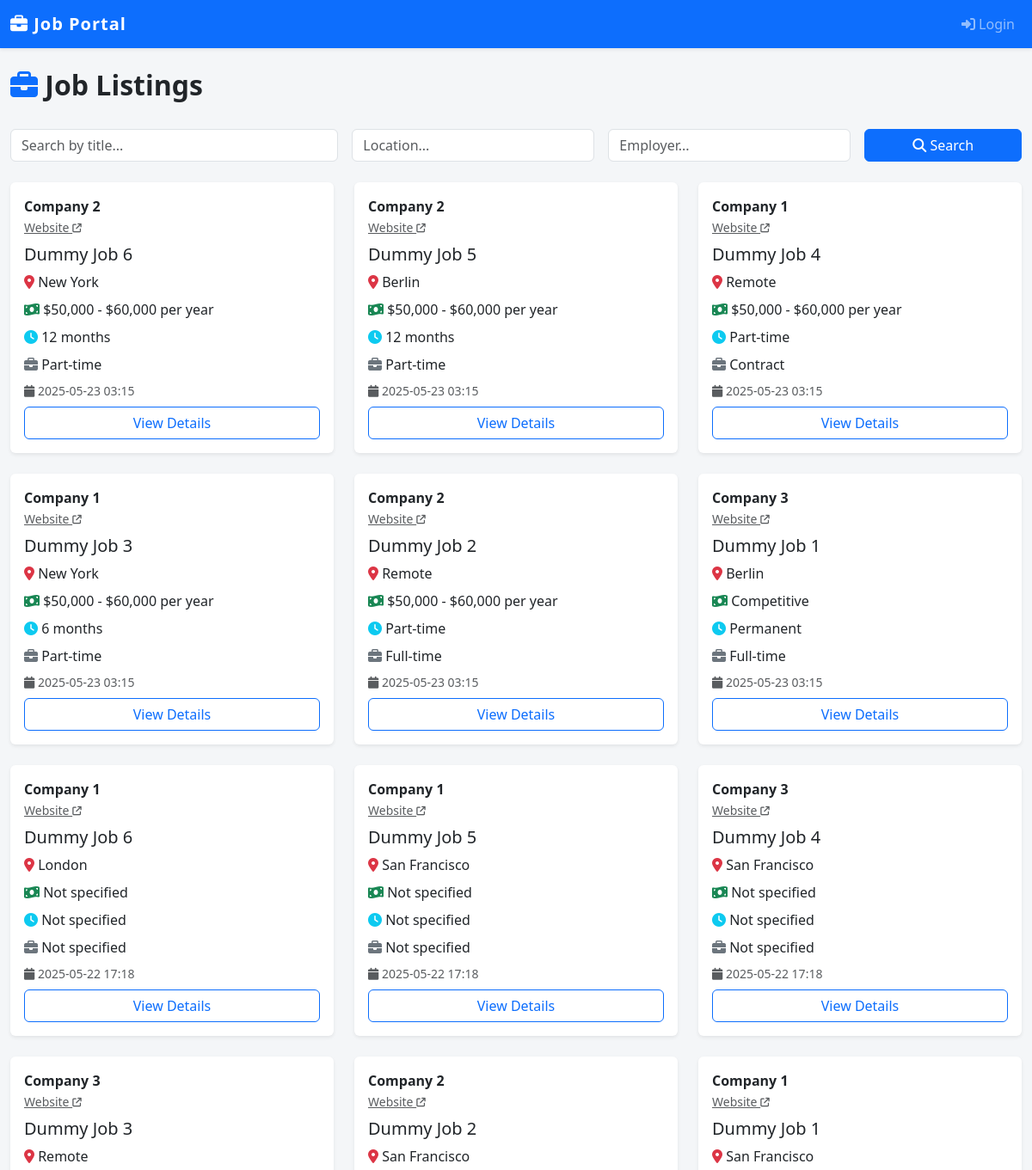
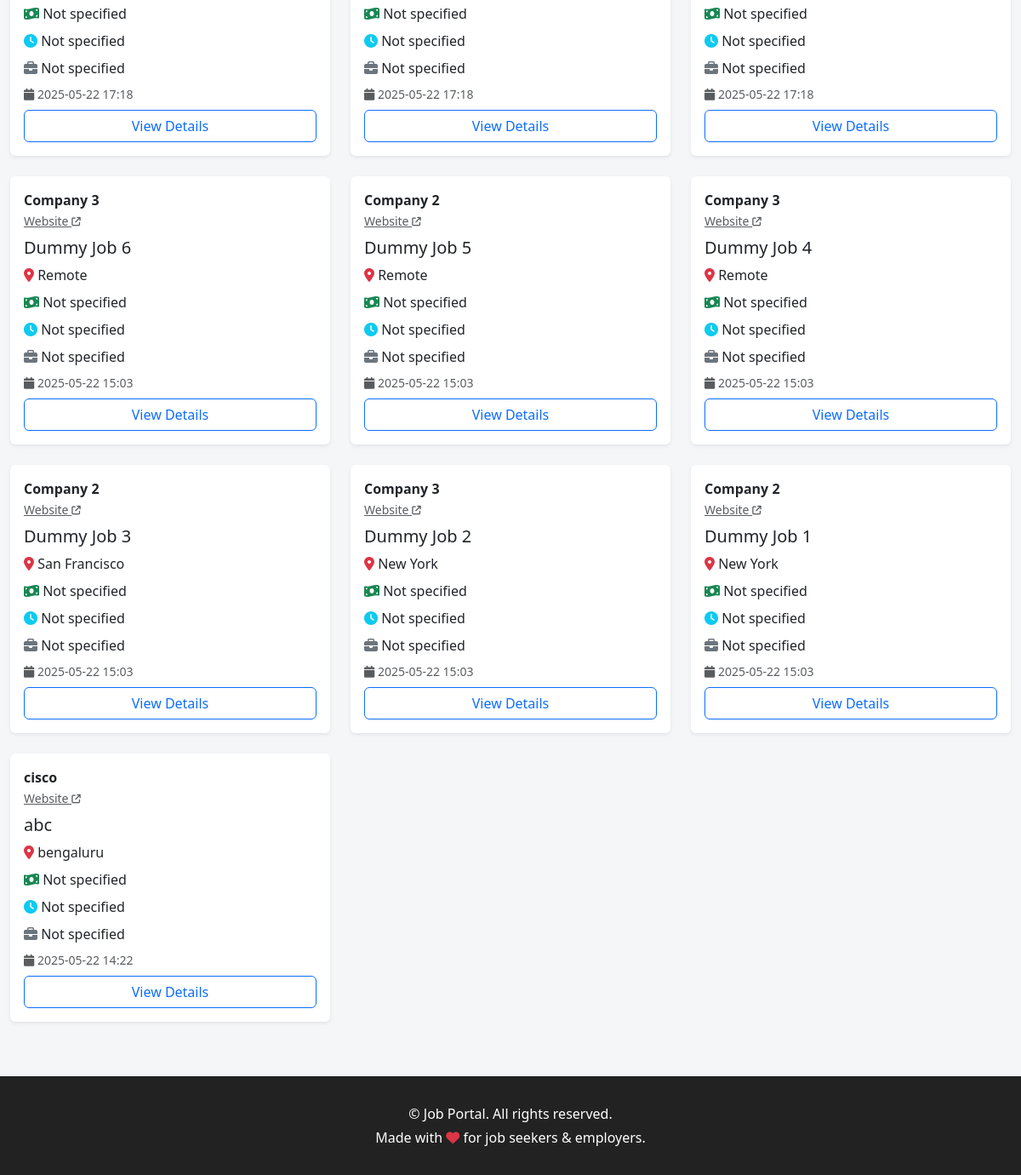
Screenshot of /jobs/ with the database file from the repository (2 pictures, top to bottom).
### jobs/models.py (models this page shows, shortened)
class Job(models.Model):
    employer = models.ForeignKey(User, on_delete=models.CASCADE, limit_choices_to={'role': 'employer'})
    title = models.CharField(max_length=255)
    description = models.TextField()
    location = models.CharField(max_length=255)
    salary = models.CharField(max_length=100, blank=True)
    duration = models.CharField(max_length=100, blank=True)
    job_type = models.CharField(max_length=100, blank=True, help_text='e.g. Full-time, Part-time, Contract')
    requirements = models.TextField(blank=True)
    benefits = models.TextField(blank=True)
    posted_at = models.DateTimeField(auto_now_add=True)

### accounts/models.py (models this page shows, shortened)
class CompanyProfile(models.Model):
    user = models.OneToOneField('User', on_delete=models.CASCADE, related_name='company_profile')
    company_name = models.CharField(max_length=255)
    description = models.TextField(blank=True)
    website = models.URLField(blank=True)
    logo = models.ImageField(upload_to='company_logos/', blank=True, null=True)

### jobs/views.py (the view)
# urls.py: path('', views.job_list, name='job_list'),
def job_list(request):
    jobs = Job.objects.all().order_by('-posted_at')
    query = request.GET.get('q', '')
    location = request.GET.get('location', '')
    employer = request.GET.get('employer', '')
    if query:
        jobs = jobs.filter(title__icontains=query)
    if location:
        jobs = jobs.filter(location__icontains=location)
    if employer:
        jobs = jobs.filter(employer__username__icontains=employer)
    context = {
        'jobs': jobs,
        'search_query': query,
        'search_location': location,
        'search_employer': employer,
    }
    return render(request, 'jobs/job_list.html', context)

### jobs/templates/jobs/job_list.html (shortened to what this page needs)
{% extends 'accounts/base.html' %}
{% block content %}
<div class="d-flex justify-content-between align-items-center mb-4">
    <h2 class="fw-bold"><i class="fa-solid fa-briefcase text-primary"></i> Job Listings</h2>
</div>
<form method="get" class="row g-3 mb-4">
    <div class="col-md-4">
        <input type="text" name="q" class="form-control" placeholder="Search by title..." value="{{ search_query }}">
    </div>
    <div class="col-md-3">
        <input type="text" name="location" class="form-control" placeholder="Location..." value="{{ search_location }}">
    </div>
    <div class="col-md-3">
        <input type="text" name="employer" class="form-control" placeholder="Employer..." value="{{ search_employer }}">
    </div>
    <div class="col-md-2">
        <button type="submit" class="btn btn-primary w-100"><i class="fa-solid fa-search"></i> Search</button>
    </div>
</form>
<div class="row g-4">
    {% for job in jobs %}
    <div class="col-md-6 col-lg-4">
        <div class="card h-100 border-0 shadow-sm">
            <div class="card-body">
                <div class="d-flex align-items-center mb-2">
                    {% with profile=job.employer.company_profile %}
                        <div>
                            <span class="fw-bold">{{ profile.company_name }}</span><br>
                            {% if profile.website %}<a href="{{ profile.website }}" target="_blank" class="small text-muted">Website </a>{% endif %}
                        </div>
                    {% endwith %}
                </div>
                <h5 class="card-title mb-2">{{ job.title }}</h5>
                <div class="mb-2"><i class="fa-solid fa-location-dot text-danger"></i> {{ job.location }}</div>
                <div class="mb-2"><i class="fa-solid fa-money-bill-wave text-success"></i> {{ job.salary|default:'Not specified' }}</div>
                <div class="mb-2"><i class="fa-solid fa-clock text-info"></i> {{ job.duration|default:'Not specified' }}</div>
                <div class="mb-2"><i class="fa-solid fa-briefcase text-secondary"></i> {{ job.job_type|default:'Not specified' }}</div>
                <div class="mb-2 text-muted small"><i class="fa-solid fa-calendar"></i> {{ job.posted_at|date:'Y-m-d H:i' }}</div>
                <a href="{% url 'job_detail' job.pk %}" class="btn btn-outline-primary w-100">View Details</a>
            </div>
        </div>
    </div>
    {% empty %}
    <div class="col-12">
        <div class="alert alert-info text-center">No jobs found.</div>
    </div>
    {% endfor %}
</div>
{% endblock %}

### accounts/templates/accounts/base.html (shortened to what this page needs)
<!DOCTYPE html>
<html>
<head>
    <link rel="stylesheet" href="https://cdn.jsdelivr.net/npm/bootstrap@5.3.0/dist/css/bootstrap.min.css">
    <link rel="stylesheet" href="https://cdnjs.cloudflare.com/ajax/libs/font-awesome/6.4.2/css/all.min.css">
</head>
<body>
<nav class="navbar navbar-expand-lg navbar-dark bg-primary shadow-sm">
  <div class="container-lg">
    <a class="navbar-brand" href="{% url 'home' %}"><i class="fa-solid fa-briefcase"></i> Job Portal</a>
    <div class="collapse navbar-collapse" id="navbarNav">
      <ul class="navbar-nav ms-auto">
        {% if user.is_authenticated %}
          <li class="nav-item dropdown">
            <a class="nav-link dropdown-toggle" href="#" id="profileDropdown" role="button" data-bs-toggle="dropdown" aria-expanded="false">
              <i class="fa-solid fa-user"></i> {{ user.username }}
            </a>
            <ul class="dropdown-menu" aria-labelledby="profileDropdown">
              <li><a class="dropdown-item" href="{% url 'profile' %}"><i class="fa-solid fa-id-badge"></i> Profile</a></li>
              <li><a class="dropdown-item" href="{% url 'profile_edit' %}"><i class="fa-solid fa-pen"></i> Edit Profile</a></li>
              <li><a class="dropdown-item" href="{% url 'change_password' %}"><i class="fa-solid fa-key"></i> Change Password</a></li>
            </ul>
          </li>
          {% if user.role == 'employer' %}
            <li class="nav-item"><a class="nav-link" href="{% url 'job_post' %}"><i class="fa-solid fa-plus"></i> Post Job</a></li>
            <li class="nav-item"><a class="nav-link" href="{% url 'employer_dashboard' %}"><i class="fa-solid fa-gauge"></i> Dashboard</a></li>
            <li class="nav-item"><a class="nav-link" href="{% url 'company_profile' %}"><i class="fa-solid fa-building"></i> Company</a></li>
          {% elif user.role == 'job_seeker' %}
            <li class="nav-item"><a class="nav-link" href="{% url 'job_list' %}"><i class="fa-solid fa-briefcase"></i> Jobs</a></li>
            <li class="nav-item"><a class="nav-link" href="{% url 'job_seeker_dashboard' %}"><i class="fa-solid fa-gauge"></i> My Applications</a></li>
          {% endif %}
          <li class="nav-item"><a class="nav-link" href="{% url 'logout' %}"><i class="fa-solid fa-sign-out-alt"></i> Logout</a></li>
        {% else %}
          <li class="nav-item"><a class="nav-link" href="{% url 'login' %}"><i class="fa-solid fa-sign-in-alt"></i> Login</a></li>
        {% endif %}
      </ul>
    </div>
  </div>
</nav>
<div class="container-lg mt-4 mb-5">
    {% block content %}{% endblock %}
</div>
<footer class="footer text-center">
    <div class="container-lg">
        <p class="mb-1">&copy; {{ now|date:'Y' }} Job Portal. All rights reserved.</p>
        <p class="mb-0">Made with <i class="fa-solid fa-heart text-danger"></i> for job seekers &amp; employers.</p>
    </div>
</footer>
</body>
</html>

### accounts/templates/accounts/base.html (style rules this page uses)
body { background: #f4f6f8; }
.navbar-brand { font-weight: bold; letter-spacing: 1px; }
.container-lg { max-width: 1200px; }
.footer { background: #222; color: #fff; padding: 2rem 0; margin-top: 4rem; }
.card { box-shadow: 0 2px 8px rgba(0,0,0,0.04); }

### rows the page displays
Job: employer.company_profile.company_name "Company 2", title "Dummy Job 6", location "New York", salary "$50,000 - $60,000 per year", duration "12 months", job_type "Part-time", posted_at "2025-05-23 03:15"
Job: employer.company_profile.company_name "Company 2", title "Dummy Job 5", location "Berlin", salary "$50,000 - $60,000 per year", duration "12 months", job_type "Part-time", posted_at "2025-05-23 03:15"
Job: employer.company_profile.company_name "Company 1", title "Dummy Job 4", location "Remote", salary "$50,000 - $60,000 per year", duration "Part-time", job_type "Contract", posted_at "2025-05-23 03:15"
Job: employer.company_profile.company_name "Company 1", title "Dummy Job 3", location "New York", salary "$50,000 - $60,000 per year", duration "6 months", job_type "Part-time", posted_at "2025-05-23 03:15"
Job: employer.company_profile.company_name "Company 2", title "Dummy Job 2", location "Remote", salary "$50,000 - $60,000 per year", duration "Part-time", job_type "Full-time", posted_at "2025-05-23 03:15"
Job: employer.company_profile.company_name "Company 3", title "Dummy Job 1", location "Berlin", salary "Competitive", duration "Permanent", job_type "Full-time", posted_at "2025-05-23 03:15"
Job: employer.company_profile.company_name "Company 1", title "Dummy Job 6", location "London", salary "Not specified", duration "Not specified", job_type "Not specified", posted_at "2025-05-22 17:18"
Job: employer.company_profile.company_name "Company 1", title "Dummy Job 5", location "San Francisco", salary "Not specified", duration "Not specified", job_type "Not specified", posted_at "2025-05-22 17:18"
Job: employer.company_profile.company_name "Company 3", title "Dummy Job 4", location "San Francisco", salary "Not specified", duration "Not specified", job_type "Not specified", posted_at "2025-05-22 17:18"
Job: employer.company_profile.company_name "Company 3", title "Dummy Job 3", location "Remote", salary "Not specified", duration "Not specified", job_type "Not specified", posted_at "2025-05-22 17:18"
Job: employer.company_profile.company_name "Company 2", title "Dummy Job 2", location "San Francisco", salary "Not specified", duration "Not specified", job_type "Not specified", posted_at "2025-05-22 17:18"
Job: employer.company_profile.company_name "Company 1", title "Dummy Job 1", location "San Francisco", salary "Not specified", duration "Not specified", job_type "Not specified", posted_at "2025-05-22 17:18"
Job: employer.company_profile.company_name "Company 3", title "Dummy Job 6", location "Remote", salary "Not specified", duration "Not specified", job_type "Not specified", posted_at "2025-05-22 15:03"
Job: employer.company_profile.company_name "Company 2", title "Dummy Job 5", location "Remote", salary "Not specified", duration "Not specified", job_type "Not specified", posted_at "2025-05-22 15:03"
Job: employer.company_profile.company_name "Company 3", title "Dummy Job 4", location "Remote", salary "Not specified", duration "Not specified", job_type "Not specified", posted_at "2025-05-22 15:03"
Job: employer.company_profile.company_name "Company 2", title "Dummy Job 3", location "San Francisco", salary "Not specified", duration "Not specified", job_type "Not specified", posted_at "2025-05-22 15:03"
Job: employer.company_profile.company_name "Company 3", title "Dummy Job 2", location "New York", salary "Not specified", duration "Not specified", job_type "Not specified", posted_at "2025-05-22 15:03"
Job: employer.company_profile.company_name "Company 2", title "Dummy Job 1", location "New York", salary "Not specified", duration "Not specified", job_type "Not specified", posted_at "2025-05-22 15:03"
Job: employer.company_profile.company_name "cisco", title "abc", location "bengaluru", salary "Not specified", duration "Not specified", job_type "Not specified", posted_at "2025-05-22 14:22"
